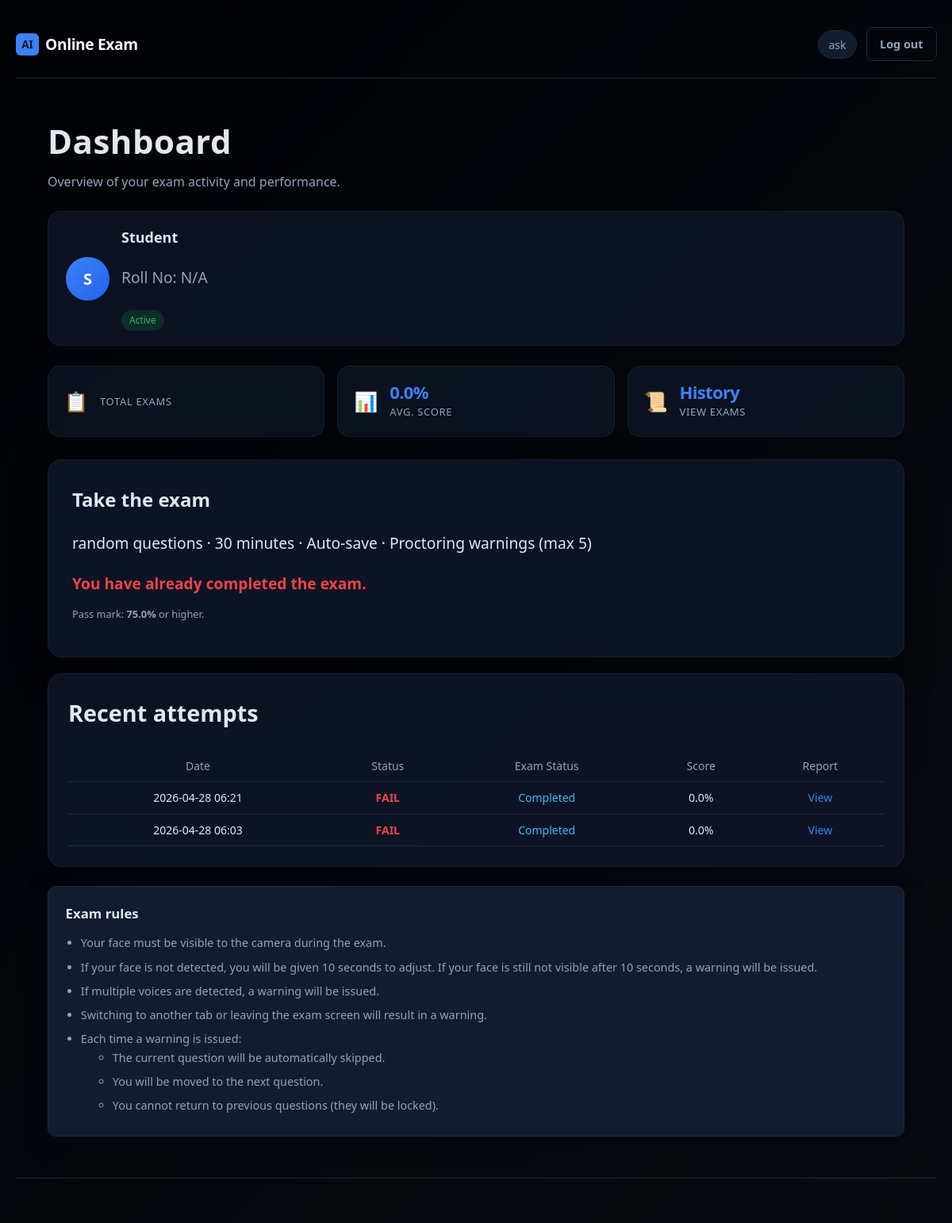
/dashboard (signed in), run on the app's committed database.
### app.py (models this page shows)
class Attempt(db.Model):
    __tablename__ = "attempts"
    id = db.Column(db.Integer, primary_key=True)
    user_id = db.Column(db.Integer, db.ForeignKey("users.id"), nullable=False)
    exam_id = db.Column(db.Integer, db.ForeignKey('exam_history.id'), nullable=True)
    started_at = db.Column(db.DateTime, nullable=False)
    ended_at = db.Column(db.DateTime, nullable=True)
    status = db.Column(db.String(20), default="in_progress")
    score = db.Column(db.Float, nullable=True)
    question_ids_json = db.Column(db.Text, nullable=False)
    current_index = db.Column(db.Integer, default=0)
    time_limit_seconds = db.Column(db.Integer, default=EXAM_TIME_SECONDS)
    tab_switch_count = db.Column(db.Integer, default=0)
    face_missing_warnings = db.Column(db.Integer, default=0)
    warning_count = db.Column(db.Integer, default=0)
    warning_details_json = db.Column(db.Text, nullable=False, default="[]")
    timeline_json = db.Column(db.Text, nullable=False, default="[]")
    student_profile_json = db.Column(db.Text, nullable=False, default="{}")
    cheating_risk = db.Column(db.String(20), nullable=True)

### app.py (the view)
@app.route('/dashboard')
@login_required
def dashboard():
    attempts = Attempt.query.filter_by(user_id=session['user_id']).order_by(Attempt.started_at.desc()).all()
    completed_attempts = [a for a in attempts if a.status == 'completed']
    total_attempts = len(attempts)
    completed_count = len(completed_attempts)
    scores = [a.score for a in completed_attempts if a.score is not None]
    avg_score = round(sum(scores) / len(scores), 2) if scores else 0
    latest_attempt = attempts[0] if attempts else None
    schedule = ExamSchedule.query.first()
    current_time = datetime.utcnow() + timedelta(hours=5, minutes=30)
    user = User.query.get(session['user_id'])
    can_start_exam = True
    is_currently_completed = False
    if not user.exam_access_enabled:
        can_start_exam = False
    completed_attempt = Attempt.query.filter_by(
        user_id=user.id,
        status='completed'
    ).first()
    if completed_attempt and not user.allow_reattempt:
        can_start_exam = False
        is_currently_completed = True
    return render_template('dashboard.html',
                      attempts=attempts,
                      total_attempts=total_attempts,
                      completed_attempts=completed_count,
                      avg_score=avg_score,
                      latest_attempt=latest_attempt,
                      pass_threshold=PASS_SCORE_THRESHOLD,
                      schedule=schedule,
                      current_time=current_time,
                      can_start_exam=can_start_exam,
                      is_currently_completed=is_currently_completed)

### app.py (called while the page is built)
def login_required(f):
    @wraps(f)
    def decorated(*args, **kwargs):
        if "user_id" not in session:
            return redirect(url_for("login"))
        return f(*args, **kwargs)
    return decorated

### templates/dashboard.html (shortened to what this page needs)
{% extends "base.html" %}
{% block body_class %}page-dashboard{% endblock %}
{% block content %}
<section class="dash-hero">
  <div class="dash-hero-text">
    <h1>Dashboard</h1>
    <p class="muted dash-sub">Overview of your exam activity and performance.</p>
  </div>
</section>
<div class="student-card">
  <div class="student-avatar">
    {{
      (student.name[0] if student and student.name else
       (student.username[0] if student and student.username else 'S'))
    | upper
    }}
  </div>
  <div class="student-info">
    <h3>{{
      student.name
      if student and student.name
      else (student.username if student and student.username else 'Student')
    }}</h3>
    <p class="muted">
      Roll No: {{ student.roll_number if student and student.roll_number else 'N/A' }}
    </p>
    <span class="status-badge">Active</span>
  </div>
</div>
<div class="dash-stats">
  <a href="{{ url_for('exam_list_page') }}" class="dash-stat-card dash-stat-exams">
    <span class="dash-stat-icon">📋</span>
    <div class="dash-stat-body">
        <span class="dash-stat-label">Total exams</span>
    </div>
  </a>
    <a href="{{ url_for('score_page') }}" class="dash-stat-card dash-stat-score">
    <span class="dash-stat-icon">📊</span>
    <div class="dash-stat-body">
        <span class="dash-stat-value">
            {% if avg_score is not none %}{{ avg_score }}%{% else %}—{% endif %}
        </span>
        <span class="dash-stat-label">Avg. score</span>
    </div>
  </a>
  <a href="{{ url_for('history_page') }}" class="dash-stat-card">
    <span class="dash-stat-icon">📜</span>
    <div class="dash-stat-body">
      <span class="dash-stat-value">History</span>
      <span class="dash-stat-label">View Exams</span>
    </div>
  </a>
  </div>
<div class="dashboard-layout">
  <div class="card highlight-card dash-start-card">
    <h2>Take the exam</h2>
    <p>{{ questions_per_exam }} random questions · 30 minutes · Auto-save · Proctoring warnings (max 5)</p>
    {% if not can_start_exam %}
      {% if is_currently_completed %}
      <p class="dash-blocked-msg">You have already completed the exam.</p>
      {% else %}
      <p class="dash-blocked-msg">Your exam access has been disabled. Contact your administrator.</p>
      {% endif %}
    {% endif %}
    <p class="muted small">Pass mark: <strong>{{ pass_threshold }}%</strong> or higher.</p>
  </div>
  <div class="card dash-table-card">
    <h2>Recent attempts</h2>
    {% if attempts %}
    <div class="table-wrap">
      <table class="data-table">
        <thead>
          <tr>
            <th>Date</th>
            <th>Status</th>
            <th>Exam Status</th>
            <th>Score</th>
            <th>Report</th>
          </tr>
        </thead>
        <tbody>
          {% for a in attempts %}
          <tr>
            <td>{{ a.started_at.strftime('%Y-%m-%d %H:%M') }}</td>
            <td>
  {% if (a.score or 0) >= 75 %}
    <span style="color:#22c55e; font-weight:600;">PASS</span>
  {% else %}
    <span style="color:#ef4444; font-weight:600;">FAIL</span>
  {% endif %}
</td>
            <td>
              <span style="color:#38bdf8; font-weight:500;">Completed</span>
            </td>
            <td>{% if a.score is not none %}{{ a.score }}%{% else %}mdash;{% endif %}</td>
            <td>{% if a.status == 'completed' %}<a href="{{ url_for('exam_report', attempt_id=a.id) }}">View</a>{% else %}mdash;{% endif %}</td>
          </tr>
          {% endfor %}
        </tbody>
      </table>
    </div>
    {% else %}
    <p class="muted">No attempts yet.</p>
    {% endif %}
  </div>
</div>
<section class="card exam-rules-card">
  <h2 class="exam-rules-title">Exam rules</h2>
  <ul class="exam-rules-list">
  <li>Your face must be visible to the camera during the exam.</li>
  <li>If your face is not detected, you will be given 10 seconds to adjust.
      If your face is still not visible after 10 seconds, a warning will be issued.</li>
  <li>If multiple voices are detected, a warning will be issued.</li>
  <li>Switching to another tab or leaving the exam screen will result in a warning.</li>
  <li>Each time a warning is issued:
    <ul>
      <li>The current question will be automatically skipped.</li>
      <li>You will be moved to the next question.</li>
      <li>You cannot return to previous questions (they will be locked).</li>
    </ul>
  </li>
</ul>
</section>
{% endblock %}

### static/css/style.css (style rules this page uses)
:root { --bg: #0f172a; --bg-elevated: #111c2e; --border: #1e293b; --text: #f8fafc; --muted: #94a3b8; --accent: #3b82f6; --accent-dim: #2563eb; --accent-glow: rgba(59, 130, 246, 0.35); --success: #22c55e; --error: #ef4444; --radius: 10px; --font: "Segoe UI", system-ui, -apple-system, sans-serif; }
*, *::before, *::after { box-sizing: border-box; }
body { margin: 0; min-height: 100vh; font-family: var(--font); background: var(--bg); color: var(--text); font-size: 1.2rem; line-height: 1.65; }
a { color: var(--accent); text-decoration: none; }
.muted { color: var(--muted); }
.small { font-size: 0.8rem; }
.card { background: rgba(17, 28, 46, 0.72); border: 1px solid rgba(148, 163, 184, 0.18); border-radius: var(--radius); padding: 1.5rem 1.6rem; box-shadow: 0 10px 32px rgba(2, 6, 23, 0.35); backdrop-filter: blur(8px); -webkit-backdrop-filter: blur(8px); transition: transform 0.2s ease, box-shadow 0.2s ease, border-color 0.2s ease; }
.highlight-card { background: var(--bg-elevated); border-color: var(--border); }
.table-wrap { overflow-x: auto; margin-top: 0.75rem; }
.data-table { width: 100%; border-collapse: collapse; font-size: 0.875rem; }
.data-table th, .data-table td { text-align: center !important; vertical-align: middle; padding: 0.5rem 0.65rem; border-bottom: 1px solid var(--border); }
.data-table th:first-child, .data-table td:first-child { text-align: left; }
.data-table td:nth-child(5), .data-table td:nth-child(6) { text-align: center; }
.data-table th { color: var(--muted); font-weight: 500; }
.dash-hero { margin-bottom: 1.5rem; }
.dash-hero h1 { margin: 0 0 0.25rem; font-size: 2.75rem; font-weight: 800; letter-spacing: -0.04em; }
.dash-sub { margin: 0; font-size: 0.95rem; }
.dash-stats { display: grid; grid-template-columns: repeat(2, 1fr); gap: 1rem; margin-bottom: 1.75rem; }
@media (min-width: 720px) { .dash-stats { grid-template-columns: repeat(auto-fit, minmax(160px, 1fr)); } }
.dash-stat-card { display: flex; align-items: flex-start; gap: 0.85rem; padding: 1.1rem 1.2rem; border-radius: var(--radius); border: 1px solid var(--border); background: var(--bg-elevated); }
.dash-stat-exams, .dash-stat-attempts, .dash-stat-score, .dash-stat-status { border-color: var(--border); background: var(--bg-elevated); }
.dash-stat-icon { font-size: 1.5rem; line-height: 1; }
.dash-stat-body { display: flex; flex-direction: column; gap: 0.15rem; }
.dash-stat-value { font-size: 1.5rem; font-weight: 800; letter-spacing: -0.03em; line-height: 1.1; }
.dash-stat-label { font-size: 0.75rem; color: var(--muted); text-transform: uppercase; letter-spacing: 0.05em; }
.dashboard-layout { display: flex; flex-direction: column; gap: 1.25rem; }
.dash-start-card h2 { margin-top: 0; }
.dash-blocked-msg { color: var(--error); font-weight: 600; margin: 0.75rem 0 0; }
.dash-table-card h2 { margin-top: 0; }
body.page-dashboard { background: #020617 url("https://images.unsplash.com/photo-1618005182384-a83a8bd57fbe?auto=format&fit=crop&w=1920&q=80") center / cover no-repeat fixed; }
.exam-rules-card { margin-top: 1.5rem; padding: 1.25rem 1.35rem; border: 1px solid var(--border); background: var(--bg-elevated); }
.exam-rules-title { margin: 0 0 0.75rem; font-size: 1.05rem; }
.exam-rules-list { margin: 0; padding-left: 1.2rem; color: var(--muted); font-size: 0.9rem; }
.exam-rules-list li { margin-bottom: 0.4rem; }
.dash-stat-card, .card, .highlight-card { transition: all 0.25s ease; }

### templates/base.html (style rules this page uses)
body { margin: 0; padding: 0; }
html, body { width: 100%; overflow-x: hidden; }
.dashboard, .report-page, .page-dashboard, .page-report { width: 100%; }

### data on the page
Attempt: started_at "2026-04-28 06:21", shows "FAIL", score "0.0"
Attempt: started_at "2026-04-28 06:03", shows "FAIL", score "0.0"

### other printed values
{{ session.get('username') }} "ask"
{{ student.roll_number if student and student.roll_number else 'N/A' }} "N/A"
{{ avg_score }} "0.0"
{{ pass_threshold }} "75.0"
